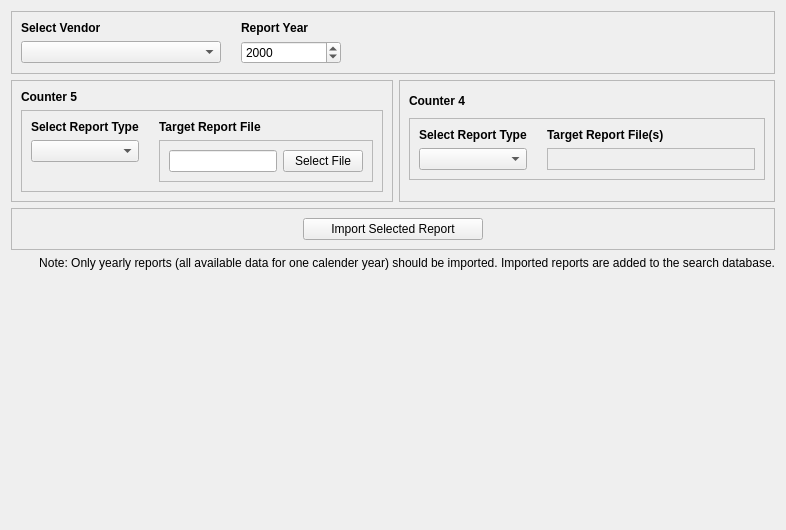
<?xml version="1.0" encoding="UTF-8"?>
<ui version="4.0">
 <class>import_report_tab</class>
 <widget class="QWidget" name="import_report_tab">
  <property name="geometry">
   <rect>
    <x>0</x>
    <y>0</y>
    <width>786</width>
    <height>530</height>
   </rect>
  </property>
  <property name="windowTitle">
   <string>Import Report</string>
  </property>
  <property name="windowIcon">
   <iconset resource="../Resources.qrc">
    <normaloff>:/ui/resources/tab_icons/import_report_icon.png</normaloff>:/ui/resources/tab_icons/import_report_icon.png</iconset>
  </property>
  <layout class="QVBoxLayout" name="verticalLayout">
   <item>
    <widget class="QFrame" name="frame_21">
     <property name="sizePolicy">
      <sizepolicy hsizetype="Preferred" vsizetype="Fixed">
       <horstretch>0</horstretch>
       <verstretch>0</verstretch>
      </sizepolicy>
     </property>
     <property name="minimumSize">
      <size>
       <width>200</width>
       <height>0</height>
      </size>
     </property>
     <property name="frameShape">
      <enum>QFrame::StyledPanel</enum>
     </property>
     <layout class="QGridLayout" name="gridLayout">
      <property name="horizontalSpacing">
       <number>20</number>
      </property>
      <item row="0" column="0">
       <widget class="QLabel" name="label_18">
        <property name="minimumSize">
         <size>
          <width>200</width>
          <height>0</height>
         </size>
        </property>
        <property name="font">
         <font>
          <weight>75</weight>
          <bold>true</bold>
         </font>
        </property>
        <property name="text">
         <string>Select Vendor</string>
        </property>
       </widget>
      </item>
      <item row="1" column="0">
       <widget class="QComboBox" name="vendor_combo_box"/>
      </item>
      <item row="0" column="1">
       <widget class="QLabel" name="label_19">
        <property name="minimumSize">
         <size>
          <width>100</width>
          <height>0</height>
         </size>
        </property>
        <property name="font">
         <font>
          <weight>75</weight>
          <bold>true</bold>
         </font>
        </property>
        <property name="text">
         <string>Report Year</string>
        </property>
       </widget>
      </item>
      <item row="1" column="1">
       <widget class="QDateEdit" name="report_year_date_edit">
        <property name="displayFormat">
         <string>yyyy</string>
        </property>
       </widget>
      </item>
      <item row="0" column="2" rowspan="2">
       <spacer name="horizontalSpacer_3">
        <property name="orientation">
         <enum>Qt::Horizontal</enum>
        </property>
        <property name="sizeHint" stdset="0">
         <size>
          <width>40</width>
          <height>20</height>
         </size>
        </property>
       </spacer>
      </item>
     </layout>
    </widget>
   </item>
   <item>
    <widget class="QFrame" name="frame">
     <property name="sizePolicy">
      <sizepolicy hsizetype="Preferred" vsizetype="Fixed">
       <horstretch>0</horstretch>
       <verstretch>0</verstretch>
      </sizepolicy>
     </property>
     <layout class="QHBoxLayout" name="horizontalLayout">
      <property name="leftMargin">
       <number>0</number>
      </property>
      <property name="topMargin">
       <number>0</number>
      </property>
      <property name="rightMargin">
       <number>0</number>
      </property>
      <property name="bottomMargin">
       <number>0</number>
      </property>
      <item>
       <widget class="QFrame" name="frame_17">
        <property name="frameShape">
         <enum>QFrame::StyledPanel</enum>
        </property>
        <layout class="QVBoxLayout" name="verticalLayout_24">
         <item>
          <widget class="QLabel" name="label_2">
           <property name="font">
            <font>
             <weight>75</weight>
             <bold>true</bold>
            </font>
           </property>
           <property name="text">
            <string>Counter 5</string>
           </property>
          </widget>
         </item>
         <item>
          <widget class="QFrame" name="frame_2">
           <property name="frameShape">
            <enum>QFrame::StyledPanel</enum>
           </property>
           <property name="frameShadow">
            <enum>QFrame::Raised</enum>
           </property>
           <layout class="QGridLayout" name="gridLayout_2">
            <property name="horizontalSpacing">
             <number>20</number>
            </property>
            <item row="0" column="0">
             <widget class="QLabel" name="label_17">
              <property name="font">
               <font>
                <weight>75</weight>
                <bold>true</bold>
               </font>
              </property>
              <property name="text">
               <string>Select Report Type</string>
              </property>
             </widget>
            </item>
            <item row="0" column="1">
             <widget class="QLabel" name="label_36">
              <property name="sizePolicy">
               <sizepolicy hsizetype="Expanding" vsizetype="Preferred">
                <horstretch>0</horstretch>
                <verstretch>0</verstretch>
               </sizepolicy>
              </property>
              <property name="font">
               <font>
                <weight>75</weight>
                <bold>true</bold>
               </font>
              </property>
              <property name="text">
               <string>Target Report File</string>
              </property>
             </widget>
            </item>
            <item row="1" column="1">
             <widget class="QFrame" name="frame_38">
              <property name="frameShape">
               <enum>QFrame::StyledPanel</enum>
              </property>
              <layout class="QHBoxLayout" name="horizontalLayout_15">
               <item>
                <widget class="QLineEdit" name="selected_file_edit">
                 <property name="readOnly">
                  <bool>true</bool>
                 </property>
                </widget>
               </item>
               <item>
                <widget class="QPushButton" name="select_file_button">
                 <property name="sizePolicy">
                  <sizepolicy hsizetype="Fixed" vsizetype="Fixed">
                   <horstretch>0</horstretch>
                   <verstretch>0</verstretch>
                  </sizepolicy>
                 </property>
                 <property name="text">
                  <string>Select File</string>
                 </property>
                </widget>
               </item>
              </layout>
             </widget>
            </item>
            <item row="1" column="0" alignment="Qt::AlignTop">
             <widget class="QComboBox" name="c5_report_type_combo_box"/>
            </item>
           </layout>
          </widget>
         </item>
         <item>
          <spacer name="verticalSpacer_2">
           <property name="orientation">
            <enum>Qt::Vertical</enum>
           </property>
           <property name="sizeType">
            <enum>QSizePolicy::MinimumExpanding</enum>
           </property>
           <property name="sizeHint" stdset="0">
            <size>
             <width>0</width>
             <height>0</height>
            </size>
           </property>
          </spacer>
         </item>
        </layout>
       </widget>
      </item>
      <item>
       <widget class="QFrame" name="frame_18">
        <property name="frameShape">
         <enum>QFrame::StyledPanel</enum>
        </property>
        <layout class="QVBoxLayout" name="verticalLayout_3">
         <item>
          <widget class="QLabel" name="label_3">
           <property name="sizePolicy">
            <sizepolicy hsizetype="Preferred" vsizetype="Fixed">
             <horstretch>0</horstretch>
             <verstretch>0</verstretch>
            </sizepolicy>
           </property>
           <property name="font">
            <font>
             <weight>75</weight>
             <bold>true</bold>
            </font>
           </property>
           <property name="text">
            <string>Counter 4</string>
           </property>
          </widget>
         </item>
         <item>
          <widget class="QFrame" name="frame_3">
           <property name="sizePolicy">
            <sizepolicy hsizetype="Preferred" vsizetype="Fixed">
             <horstretch>0</horstretch>
             <verstretch>0</verstretch>
            </sizepolicy>
           </property>
           <property name="frameShape">
            <enum>QFrame::StyledPanel</enum>
           </property>
           <property name="frameShadow">
            <enum>QFrame::Raised</enum>
           </property>
           <layout class="QGridLayout" name="gridLayout_3">
            <property name="horizontalSpacing">
             <number>20</number>
            </property>
            <item row="0" column="0">
             <widget class="QLabel" name="label_20">
              <property name="font">
               <font>
                <weight>75</weight>
                <bold>true</bold>
               </font>
              </property>
              <property name="text">
               <string>Select Report Type</string>
              </property>
             </widget>
            </item>
            <item row="0" column="1">
             <widget class="QLabel" name="label_37">
              <property name="sizePolicy">
               <sizepolicy hsizetype="Expanding" vsizetype="Fixed">
                <horstretch>0</horstretch>
                <verstretch>0</verstretch>
               </sizepolicy>
              </property>
              <property name="font">
               <font>
                <weight>75</weight>
                <bold>true</bold>
               </font>
              </property>
              <property name="text">
               <string>Target Report File(s)</string>
              </property>
             </widget>
            </item>
            <item row="1" column="1">
             <widget class="QFrame" name="c4_files_frame">
              <property name="frameShape">
               <enum>QFrame::StyledPanel</enum>
              </property>
              <layout class="QHBoxLayout" name="horizontalLayout_16"/>
             </widget>
            </item>
            <item row="1" column="0" alignment="Qt::AlignTop">
             <widget class="QComboBox" name="c4_report_type_combo_box"/>
            </item>
           </layout>
          </widget>
         </item>
         <item>
          <spacer name="verticalSpacer_3">
           <property name="orientation">
            <enum>Qt::Vertical</enum>
           </property>
          </spacer>
         </item>
        </layout>
       </widget>
      </item>
     </layout>
    </widget>
   </item>
   <item>
    <widget class="QFrame" name="frame_24">
     <property name="sizePolicy">
      <sizepolicy hsizetype="Preferred" vsizetype="Fixed">
       <horstretch>0</horstretch>
       <verstretch>0</verstretch>
      </sizepolicy>
     </property>
     <property name="frameShape">
      <enum>QFrame::StyledPanel</enum>
     </property>
     <layout class="QGridLayout" name="gridLayout_7">
      <item row="0" column="0">
       <widget class="QPushButton" name="import_report_button">
        <property name="sizePolicy">
         <sizepolicy hsizetype="Fixed" vsizetype="Fixed">
          <horstretch>0</horstretch>
          <verstretch>0</verstretch>
         </sizepolicy>
        </property>
        <property name="maximumSize">
         <size>
          <width>180</width>
          <height>16777215</height>
         </size>
        </property>
        <property name="text">
         <string>Import Selected Report</string>
        </property>
       </widget>
      </item>
     </layout>
    </widget>
   </item>
   <item>
    <widget class="QLabel" name="label">
     <property name="text">
      <string>Note: Only yearly reports (all available data for one calender year) should be imported. Imported reports are added to the search database.</string>
     </property>
     <property name="alignment">
      <set>Qt::AlignRight|Qt::AlignTrailing|Qt::AlignVCenter</set>
     </property>
    </widget>
   </item>
   <item>
    <spacer name="verticalSpacer">
     <property name="orientation">
      <enum>Qt::Vertical</enum>
     </property>
     <property name="sizeHint" stdset="0">
      <size>
       <width>20</width>
       <height>40</height>
      </size>
     </property>
    </spacer>
   </item>
  </layout>
 </widget>
 <tabstops>
  <tabstop>selected_file_edit</tabstop>
  <tabstop>import_report_button</tabstop>
 </tabstops>
 <resources>
  <include location="../Resources.qrc"/>
 </resources>
 <connections/>
</ui>
